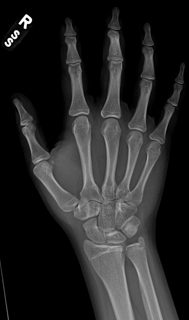
#> input picture reference_library/_thumbnails/ref_0485054798804ad5_thumb.jpg, 189 x 320 px
$ python -i assessor.py   (imports and definitions only)   (older library calls are emulated)
#> lines starting #> are read from the running program, lines starting #| are printed output that depends on the picture
"""Radiograph image quality assessment (Phase 2).

Detects common upload problems before AI analysis:
  blur, noise, low resolution, under/over exposure, wrong orientation,
  photo-of-monitor, camera photo, low contrast.

Returns a 0–100 quality score plus actionable improvement suggestions.
This is educational decision-support only — never a diagnosis.
"""

from __future__ import annotations

import logging
import os
from dataclasses import dataclass, field
from typing import Any

logger = logging.getLogger(__name__)

# Soft threshold: below this, UI should emphasize improvement tips
DEFAULT_POOR_SCORE = 55.0


@dataclass
class ImageQualityIssue:
  """One detected quality problem."""

  code: str
  label: str
  severity: str  # low | medium | high
  score_penalty: float
  detail: str
  suggestion: str

  def to_dict(self) -> dict[str, Any]:
    return {
      "code": self.code,
      "label": self.label,
      "severity": self.severity,
      "score_penalty": round(self.score_penalty, 2),
      "detail": self.detail,
      "suggestion": self.suggestion,
    }


@dataclass
class ImageQualityResult:
  """Full Phase 2 quality assessment outcome."""

  success: bool
  quality_score: float = 0.0
  grade: str = "unknown"  # excellent | good | fair | poor | unknown
  is_poor: bool = False
  issues: list[ImageQualityIssue] = field(default_factory=list)
  suggestions: list[str] = field(default_factory=list)
  metrics: dict[str, Any] = field(default_factory=dict)
  width: int = 0
  height: int = 0
  message: str = ""
  error_code: str | None = None
  version: str = "phase2-v1"

  def to_dict(self) -> dict[str, Any]:
    return {
      "success": self.success,
      "quality_score": round(self.quality_score, 1),
      "grade": self.grade,
      "is_poor": self.is_poor,
      "issues": [i.to_dict() for i in self.issues],
      "suggestions": self.suggestions,
      "metrics": self.metrics,
      "width": self.width,
      "height": self.height,
      "message": self.message,
      "error_code": self.error_code,
      "version": self.version,
      "disclaimer": (
        "Image quality assessment supports educational upload review only. "
        "It is not a diagnosis."
      ),
    }


class ImageQualityAssessor:
  """OpenCV-based radiograph quality checker."""

  def __init__(
    self,
    *,
    min_ok_edge: int = 256,
    poor_score_threshold: float = DEFAULT_POOR_SCORE,
  ):
    self.min_ok_edge = min_ok_edge
    self.poor_score_threshold = poor_score_threshold

  def assess(self, image_path: str) -> ImageQualityResult:
    """Assess quality of an image on disk (original upload preferred)."""
    if not image_path or not os.path.isfile(image_path):
      return ImageQualityResult(
        success=False,
        message="Image file not found for quality assessment.",
        error_code="missing_file",
      )

    try:
      import cv2
      import numpy as np
    except ImportError:
      return ImageQualityResult(
        success=False,
        message="OpenCV is required for image quality assessment.",
        error_code="opencv_missing",
      )

    try:
      bgr = cv2.imread(image_path, cv2.IMREAD_COLOR)
#> bgr is the input picture: shape (320, 189, 3); min 0, max 255, mean 38.8
      if bgr is None:
        # Try grayscale fallback / unchanged
        gray_only = cv2.imread(image_path, cv2.IMREAD_GRAYSCALE)
        if gray_only is None:
          return ImageQualityResult(
            success=False,
            message="Could not read image for quality assessment.",
            error_code="unreadable_image",
          )
        bgr = cv2.cvtColor(gray_only, cv2.COLOR_GRAY2BGR)
      gray = cv2.cvtColor(bgr, cv2.COLOR_BGR2GRAY)
    except Exception as exc:
      logger.warning("Quality assessment load failed: %s", exc)
      return ImageQualityResult(
        success=False,
        message="Could not load image for quality assessment.",
        error_code="unreadable_image",
      )

    height, width = gray.shape[:2]
#> height = 320; width = 189
    issues: list[ImageQualityIssue] = []
    metrics: dict[str, Any] = {
      "width": width,
      "height": height,
      "megapixels": round((width * height) / 1_000_000, 3),
    }

    issues.extend(self._check_resolution(width, height, metrics))
    issues.extend(self._check_blur(gray, metrics))
    issues.extend(self._check_noise(gray, metrics))
    issues.extend(self._check_contrast(gray, metrics))
    issues.extend(self._check_exposure(gray, metrics))
    issues.extend(self._check_orientation(gray, metrics))
    issues.extend(self._check_camera_photo(bgr, gray, metrics, image_path))
    issues.extend(self._check_monitor_photo(gray, metrics))

    score = 100.0
    for issue in issues:
      score -= float(issue.score_penalty)
    score = float(max(0.0, min(100.0, score)))

    grade = self._grade(score)
    is_poor = score < self.poor_score_threshold
    suggestions = self._unique_suggestions(issues)

    if is_poor and not suggestions:
      suggestions.append(
        "Re-upload a clearer digital radiograph export (DICOM, PNG, or high-quality JPEG) "
        "rather than a phone photo when possible."
      )

    message = (
      "Image quality is below the recommended threshold for educational AI analysis."
      if is_poor
      else "Image quality is acceptable for educational analysis."
    )

    return ImageQualityResult(
      success=True,
      quality_score=score,
      grade=grade,
      is_poor=is_poor,
      issues=issues,
      suggestions=suggestions,
      metrics=metrics,
      width=width,
      height=height,
      message=message,
    )

  # ------------------------------------------------------------------ checks

  def _check_resolution(self, width: int, height: int, metrics: dict) -> list[ImageQualityIssue]:
#> called with width = 189, height = 320
    min_edge = min(width, height)
#> min_edge = 189
    metrics["min_edge"] = min_edge
    issues: list[ImageQualityIssue] = []
    if min_edge < 128:
      issues.append(
        ImageQualityIssue(
          code="low_resolution",
          label="Extremely low resolution",
          severity="high",
          score_penalty=35,
          detail=f"Shortest edge is {min_edge}px.",
          suggestion="Upload a higher-resolution radiograph (at least 512px on the short side).",
        )
      )
    elif min_edge < self.min_ok_edge:
      issues.append(
        ImageQualityIssue(
          code="low_resolution",
          label="Low resolution",
          severity="medium",
          score_penalty=18,
          detail=f"Shortest edge is {min_edge}px (recommended ≥ {self.min_ok_edge}px).",
          suggestion="Use a larger image or original DICOM/PNG export for clearer educational review.",
        )
      )
    return issues

  def _check_blur(self, gray, metrics: dict) -> list[ImageQualityIssue]:
    import cv2

    lap_var = float(cv2.Laplacian(gray, cv2.CV_64F).var())
#> lap_var = 529.6
    metrics["laplacian_variance"] = round(lap_var, 2)
    issues: list[ImageQualityIssue] = []
    if lap_var < 25:
      issues.append(
        ImageQualityIssue(
          code="blur",
          label="Severe blur",
          severity="high",
          score_penalty=28,
          detail=f"Sharpness score {lap_var:.1f} is very low.",
          suggestion="Re-acquire or re-export a sharp radiograph; avoid motion blur and out-of-focus camera shots.",
        )
      )
    elif lap_var < 80:
      issues.append(
        ImageQualityIssue(
          code="blur",
          label="Mild blur",
          severity="medium",
          score_penalty=12,
          detail=f"Sharpness score {lap_var:.1f} suggests soft edges.",
          suggestion="Prefer a direct digital export over a zoomed or soft phone photo.",
        )
      )
    return issues

  def _check_noise(self, gray, metrics: dict) -> list[ImageQualityIssue]:
    import cv2
    import numpy as np

    blurred = cv2.GaussianBlur(gray, (5, 5), 0)
    residual = gray.astype(np.float32) - blurred.astype(np.float32)
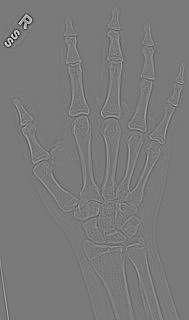
#> residual: shape (320, 189) float32; min -124, max 135, mean 0; drawn with min black and max white
    noise_std = float(np.std(residual))
#> noise_std = 7.1
    metrics["noise_std"] = round(noise_std, 2)
    issues: list[ImageQualityIssue] = []
    if noise_std > 18:
      issues.append(
        ImageQualityIssue(
          code="noise",
          label="High noise",
          severity="high",
          score_penalty=16,
          detail=f"Noise estimate {noise_std:.1f} is elevated.",
          suggestion="Avoid heavily compressed JPEGs and low-light camera photos of film/monitors.",
        )
      )
    elif noise_std > 12:
      issues.append(
        ImageQualityIssue(
          code="noise",
          label="Moderate noise",
          severity="medium",
          score_penalty=8,
          detail=f"Noise estimate {noise_std:.1f} is moderate.",
          suggestion="Upload a cleaner export; preprocessing can reduce mild noise but not severe grain.",
        )
      )
    return issues

  def _check_contrast(self, gray, metrics: dict) -> list[ImageQualityIssue]:
    import numpy as np

    std = float(np.std(gray))
#> std = 47.89
    p5, p95 = np.percentile(gray.astype(np.float64), [5, 95])
#> p5 = 0; p95 = 126
    dynamic = float(p95 - p5)
#> dynamic = 126
    metrics["intensity_std"] = round(std, 2)
    metrics["dynamic_range_p5_p95"] = round(dynamic, 2)
    issues: list[ImageQualityIssue] = []
    if std < 18 or dynamic < 40:
      issues.append(
        ImageQualityIssue(
          code="low_contrast",
          label="Low contrast",
          severity="high" if std < 12 else "medium",
          score_penalty=20 if std < 12 else 12,
          detail=f"Contrast std={std:.1f}, dynamic range={dynamic:.1f}.",
          suggestion="Increase display/export contrast or use the original DICOM window/level settings.",
        )
      )
    return issues

  def _check_exposure(self, gray, metrics: dict) -> list[ImageQualityIssue]:
    import numpy as np

    mean = float(np.mean(gray))
#> mean = 38.79
    dark_frac = float(np.mean(gray < 25))
#> dark_frac = 0.571
    bright_frac = float(np.mean(gray > 230))
#> bright_frac = 0.00157
    metrics["mean_intensity"] = round(mean, 2)
    metrics["dark_fraction"] = round(dark_frac, 3)
    metrics["bright_fraction"] = round(bright_frac, 3)
    issues: list[ImageQualityIssue] = []
    if mean < 45 or dark_frac > 0.55:
      issues.append(
        ImageQualityIssue(
          code="under_exposure",
          label="Under-exposed",
          severity="high" if mean < 30 else "medium",
          score_penalty=18 if mean < 30 else 10,
          detail=f"Mean intensity {mean:.1f}; dark pixels {dark_frac:.0%}.",
          suggestion="Brighten the export or adjust window/level before upload.",
        )
      )
    if mean > 200 or bright_frac > 0.45:
      issues.append(
        ImageQualityIssue(
          code="over_exposure",
          label="Over-exposed / washed out",
          severity="high" if mean > 220 else "medium",
          score_penalty=18 if mean > 220 else 10,
          detail=f"Mean intensity {mean:.1f}; bright pixels {bright_frac:.0%}.",
          suggestion="Reduce brightness / avoid clipped highlights when exporting the radiograph.",
        )
      )
    return issues

  def _check_orientation(self, gray, metrics: dict) -> list[ImageQualityIssue]:
    import cv2
    import numpy as np

    h, w = gray.shape[:2]
#> h = 320; w = 189
    aspect = w / max(h, 1)
#> aspect = 0.591
    metrics["aspect_ratio"] = round(aspect, 3)

    # Edge energy: unexpected extreme landscape with strong vertical ribs may be sideways
    gx = cv2.Sobel(gray, cv2.CV_64F, 1, 0, ksize=3)
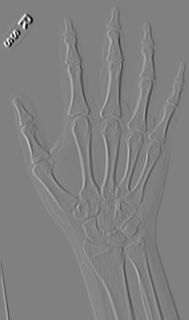
#> gx: shape (320, 189) float64; min -1004, max 985, mean -0.1; drawn with min black and max white
    gy = cv2.Sobel(gray, cv2.CV_64F, 0, 1, ksize=3)
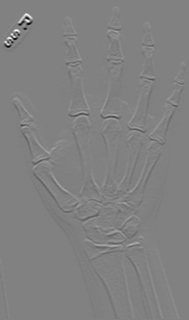
#> gy: shape (320, 189) float64; min -1003, max 979, mean 1.2; drawn with min black and max white
    ex = float(np.mean(np.abs(gx)))
#> ex = 33.89
    ey = float(np.mean(np.abs(gy)))
#> ey = 16.86
    metrics["edge_energy_x"] = round(ex, 2)
    metrics["edge_energy_y"] = round(ey, 2)

    issues: list[ImageQualityIssue] = []
    # Very tall thin or extremely wide with mismatched edge energy → likely rotated
    if aspect > 2.4 and ey > ex * 1.35:
      issues.append(
        ImageQualityIssue(
          code="wrong_orientation",
          label="Possible wrong orientation",
          severity="medium",
          score_penalty=10,
          detail="Wide frame with stronger vertical edge energy — image may be rotated.",
          suggestion="Rotate the radiograph to the standard viewing orientation before analysis.",
        )
      )
    elif aspect < 0.42 and ex > ey * 1.35:
      issues.append(
        ImageQualityIssue(
          code="wrong_orientation",
          label="Possible wrong orientation",
          severity="medium",
          score_penalty=10,
          detail="Tall frame with stronger horizontal edge energy — image may be rotated.",
          suggestion="Rotate the radiograph to the standard viewing orientation before analysis.",
        )
      )
    return issues

  def _check_camera_photo(self, bgr, gray, metrics: dict, image_path: str) -> list[ImageQualityIssue]:
    import cv2
    import numpy as np

    issues: list[ImageQualityIssue] = []
    b, g, r = cv2.split(bgr)
    bf = b.astype(np.float32)
    gf = g.astype(np.float32)
    rf = r.astype(np.float32)
    # Mean absolute channel separation (solid tinted photos have high mean, low std)
    color_delta = float(
      (np.mean(np.abs(bf - gf)) + np.mean(np.abs(rf - gf)) + np.mean(np.abs(rf - bf))) / 3.0
    )
#> color_delta = 0
    metrics["color_channel_delta"] = round(color_delta, 2)

    # EXIF hints (phones often embed Make/Model)
    exif_camera = False
    try:
      from PIL import Image, ExifTags

      with Image.open(image_path) as img:
        exif = img.getexif() or {}
#> exif = 0 items
        tag_map = {ExifTags.TAGS.get(k, k): v for k, v in exif.items()}
#> tag_map = 0 items
        make = str(tag_map.get("Make") or "")
#> make = ''
        model = str(tag_map.get("Model") or "")
#> model = ''
        metrics["exif_make"] = make or None
        metrics["exif_model"] = model or None
        phone_hints = ("apple", "iphone", "samsung", "xiaomi", "pixel", "huawei", "oppo", "vivo", "oneplus")
        blob = f"{make} {model}".lower()
#> blob = ' '
        exif_camera = any(h in blob for h in phone_hints)
#> exif_camera = False
    except Exception:
      metrics["exif_make"] = None
      metrics["exif_model"] = None

    metrics["likely_camera_photo"] = bool(exif_camera or color_delta > 8.0)

    if exif_camera or color_delta > 12.0:
      issues.append(
        ImageQualityIssue(
          code="camera_photo",
          label="Likely camera photo of an X-ray",
          severity="high" if color_delta > 18 else "medium",
          score_penalty=22 if color_delta > 18 else 14,
          detail=(
            f"Color variance={color_delta:.1f}"
            + ("; phone EXIF detected" if exif_camera else "")
            + "."
          ),
          suggestion=(
            "Prefer a direct digital radiograph or DICOM export instead of photographing "
            "a screen or printed film with a phone."
          ),
        )
      )
    elif color_delta > 8.0:
      issues.append(
        ImageQualityIssue(
          code="camera_photo",
          label="Possible camera / color capture",
          severity="low",
          score_penalty=6,
          detail=f"Mild color channel variance ({color_delta:.1f}).",
          suggestion="If this was photographed, re-upload a grayscale digital export when available.",
        )
      )
    return issues

  def _check_monitor_photo(self, gray, metrics: dict) -> list[ImageQualityIssue]:
    import cv2
    import numpy as np

    issues: list[ImageQualityIssue] = []
    # Border brightness: photos of monitors often include bright bezels / room light
    h, w = gray.shape[:2]
#> h = 320; w = 189
    border = max(4, min(h, w) // 40)
#> border = 4
    top = gray[:border, :]
    bottom = gray[-border:, :]
    left = gray[:, :border]
#> left = 320 rows, first 6: [0, 0, 0, 0], [0, 0, 0, 0], [0, 0, 0, 0], [0, 0, 0, 0], [0, 0, 0, 0], [0, 0, 0, 0]
    right = gray[:, -border:]
#> right has the same summary as left
    border_mean = float(np.mean([np.mean(top), np.mean(bottom), np.mean(left), np.mean(right)]))
#> border_mean = 12.28
    center = gray[border : h - border, border : w - border]
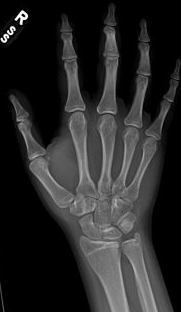
#> center: shape (312, 181); min 0, max 255, mean 40.9
    center_mean = float(np.mean(center)) if center.size else float(np.mean(gray))
#> center_mean = 40.86
    metrics["border_mean"] = round(border_mean, 2)
    metrics["center_mean"] = round(center_mean, 2)

    # Moire / screen grid proxy via high-frequency FFT energy ratio
    small = cv2.resize(gray, (256, 256), interpolation=cv2.INTER_AREA)
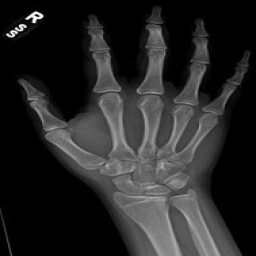
#> small: shape (256, 256); min 0, max 255, mean 38.7
    f = np.fft.fftshift(np.fft.fft2(small.astype(np.float32)))
    mag = np.abs(f)
    cy, cx = 128, 128
    yy, xx = np.ogrid[:256, :256]
    dist = np.sqrt((yy - cy) ** 2 + (xx - cx) ** 2)
    high = float(np.mean(mag[dist > 80]))
#> high = 656.3
    mid = float(np.mean(mag[(dist > 20) & (dist <= 80)]))
#> mid = 4033.7
    hf_ratio = high / (mid + 1e-6)
#> hf_ratio = 0.163
    metrics["fft_high_mid_ratio"] = round(hf_ratio, 3)

    monitor_like = (border_mean > center_mean + 35 and border_mean > 140) or hf_ratio > 1.35
#> monitor_like = False
#> the loop in assess, `for issue in issues:` made 2 passes
#> score on passes 1 to 2: 82, 72
#> after the loop in assess, `for issue in issues:`: score = 72
    metrics["likely_monitor_photo"] = bool(monitor_like)

    if monitor_like:
      issues.append(
        ImageQualityIssue(
          code="monitor_photo",
          label="Possible photo of a monitor",
          severity="high",
          score_penalty=20,
          detail=(
            f"Border vs center brightness and screen-pattern score suggest a photographed display "
            f"(hf_ratio={hf_ratio:.2f})."
          ),
          suggestion=(
            "Do not photograph a PACS/viewer screen. Export or download the radiograph digitally "
            "(DICOM/PNG/JPEG) instead."
          ),
        )
      )
    return issues

  # ------------------------------------------------------------------ helpers

  @staticmethod
  def _grade(score: float) -> str:
#> in assess, `grade = self._grade(score)`: grade = 'good'
#> in assess, `is_poor = score < self.poor_score_threshold`: is_poor = False
    if score >= 85:
      return "excellent"
    if score >= 70:
      return "good"
    if score >= 55:
      return "fair"
    return "poor"

  @staticmethod
  def _unique_suggestions(issues: list[ImageQualityIssue]) -> list[str]:
    seen: set[str] = set()
    out: list[str] = []
    # Higher severity first
    order = {"high": 0, "medium": 1, "low": 2}
    for issue in sorted(issues, key=lambda i: order.get(i.severity, 9)):
      tip = (issue.suggestion or "").strip()
      if tip and tip not in seen:
        seen.add(tip)
        out.append(tip)
#> this loop made 2 passes
#> after the loop, out = 2 items; seen = 2 items
    return out

>>> result = ImageQualityAssessor().assess('../../../../reference_library/_thumbnails/ref_0485054798804ad5_thumb.jpg')

$ run again, on reference_library/_thumbnails/ref_372770c3e4074fe2_thumb.jpg
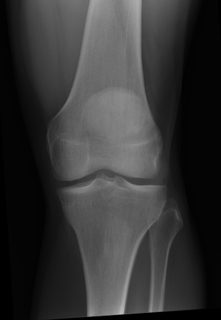
#> input picture reference_library/_thumbnails/ref_372770c3e4074fe2_thumb.jpg, 221 x 320 px
#> in assess, bgr is the input picture: shape (320, 221, 3); min 0, max 198, mean 53.6
#> lap_var = 35.62
#> noise_std = 2.09
#> std = 44.76
#> p5 = 3; p95 = 126
#> dynamic = 123
#> mean = 53.58
#> dark_frac = 0.374
#> bright_frac = 0
#> in _check_orientation, `gy = cv2.Sobel(gray, cv2.CV_64F, 0, 1, ksize=3)`:
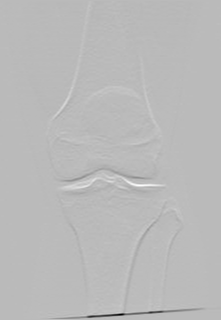
#> gy: shape (320, 221) float64; min -758, max 277, mean -2; drawn with min black and max white
#> ex = 13.22
#> ey = 7.19
#> color_delta = 0
#> exif = 0 items
#> make = ''
#> blob = ' '
#> exif_camera = False
#> left = 320 rows, first 6: [3, 3, 3, 3, 4], [3, 3, 3, 3, 4], [3, 3, 3, 3, 4], [3, 3, 3, 3, 4], [3, 4, 3, 3, 3], [3, 4, 3, 3, 3]
#> right = 320 rows, first 6: [6, 3, 1, 0, 0], [6, 3, 1, 0, 0], [6, 3, 1, 0, 0], [6, 3, 1, 0, 0], [6, 3, 1, 0, 0], [6, 3, 1, 0, 0]
#> border_mean = 25.15
#> center_mean = 56.19
#> in _check_monitor_photo, `small = cv2.resize(gray, (256, 256), interpolation=cv2.INTER_AREA)`:
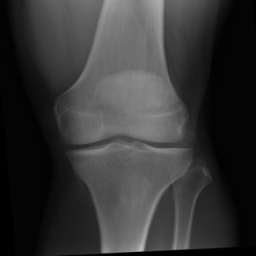
#> small: shape (256, 256); min 0, max 192, mean 53.5
#> high = 200.8
#> mid = 1443.2
#> hf_ratio = 0.139
#> monitor_like = False
#> the loop in assess, `for issue in issues:` made 2 passes
#> score on passes 1 to 2: 82, 70
#> after the loop in assess, `for issue in issues:`: score = 70
#> grade = 'good'
#> is_poor = False
#> the loop in _unique_suggestions, `for issue in sorted(issues, key=lambda i: order.get(i.severity, 9)):` made 2 passes
#> after the loop in _unique_suggestions, `for issue in sorted(issues, key=lambda i: order.get(i.severity, 9)):`: out = 2 items
